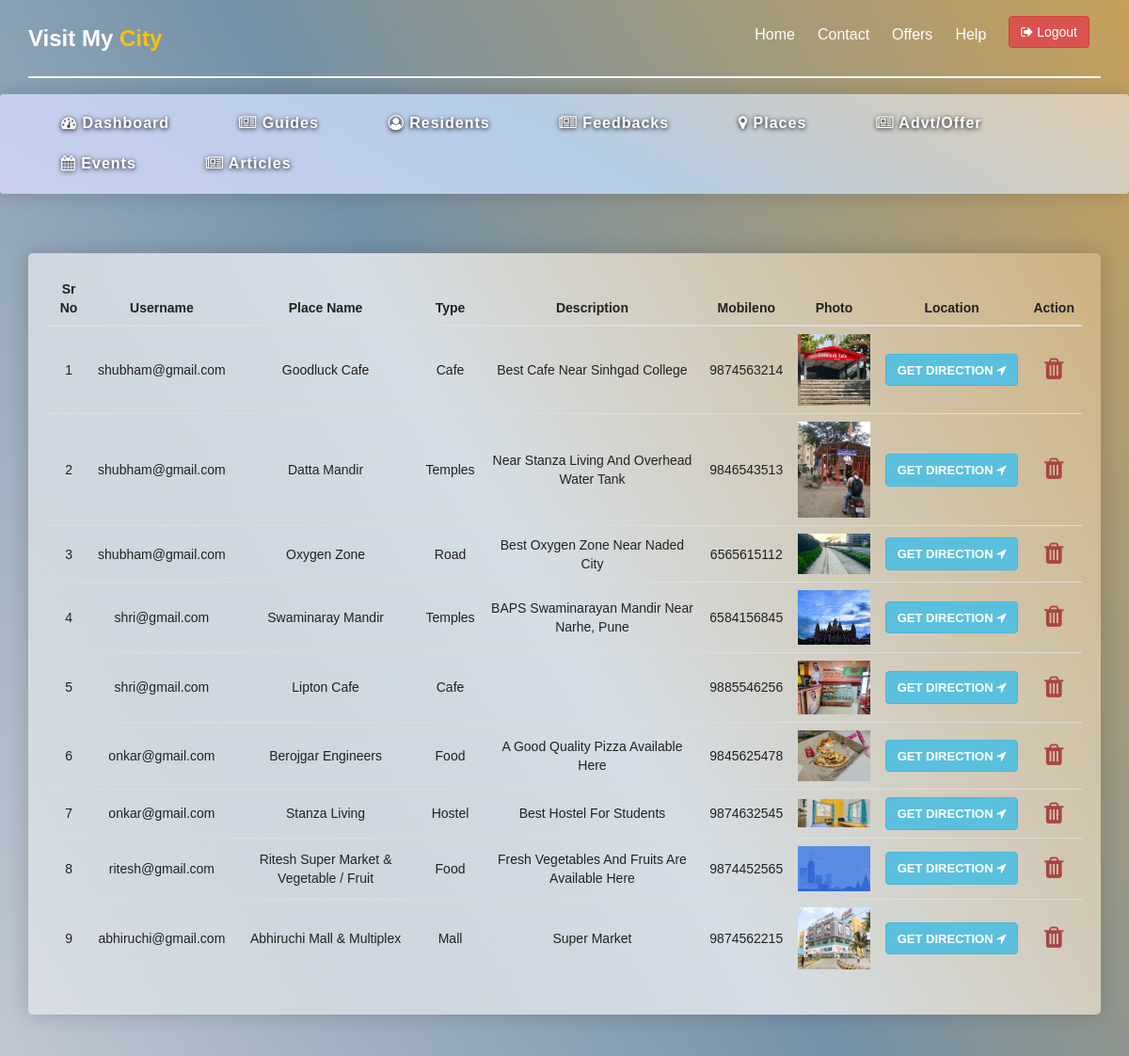
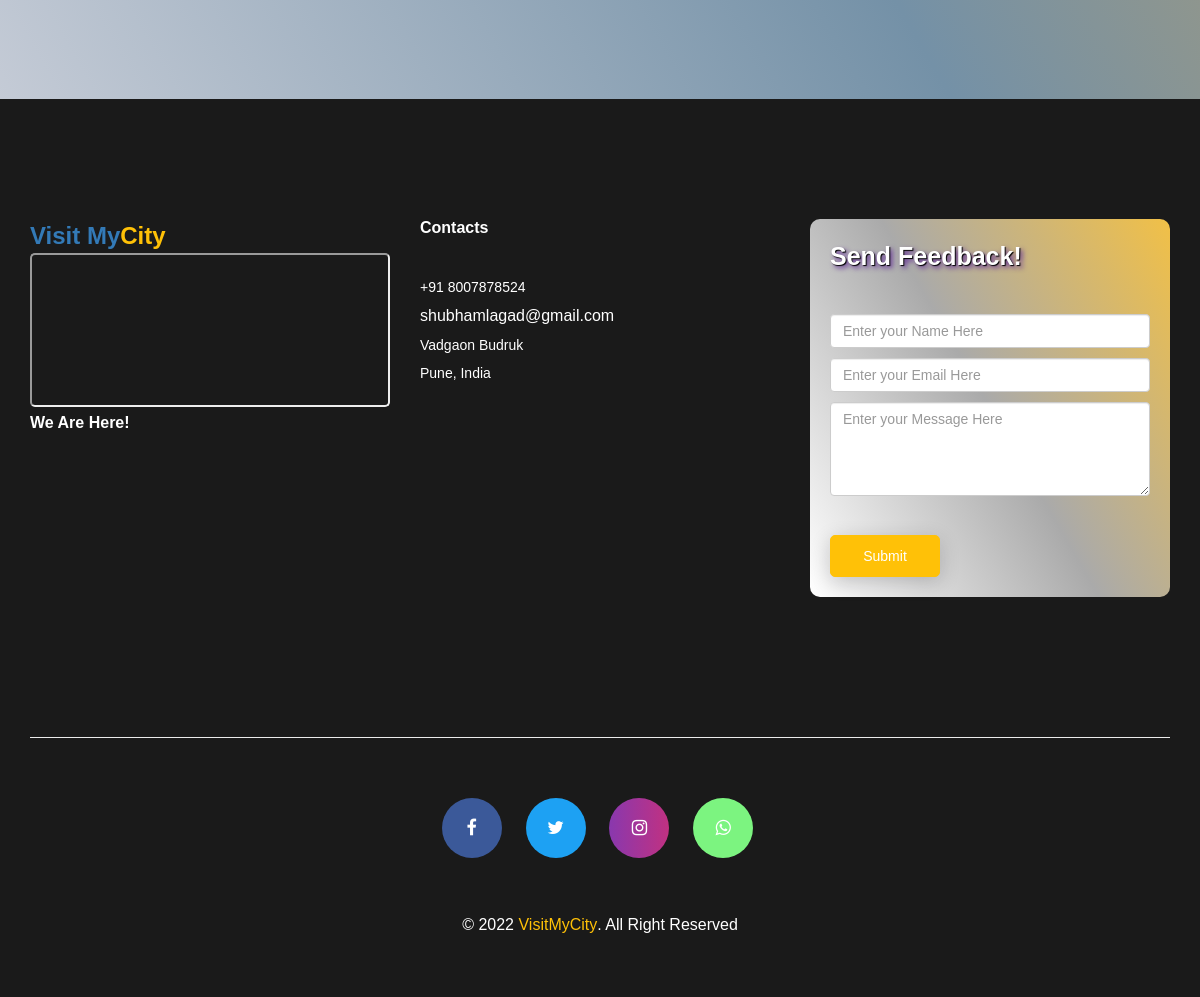
Page /admin/places (signed in) on the committed database (2 pictures, top to bottom).
### tables this page shows
CREATE TABLE "place" (
	"pno"	INTEGER NOT NULL,
	"username"	TEXT NOT NULL,
	"pname"	TEXT NOT NULL,
	"type"	TEXT NOT NULL,
	"description"	TEXT NOT NULL,
	"mobileno"	NUMERIC NOT NULL,
	"photos"	TEXT NOT NULL,
	"plocation"	TEXT NOT NULL,
	PRIMARY KEY("pno" AUTOINCREMENT)
);

### app.py (the view)
@app.route('/admin/places')
def allPlaces():
    if 'adminusername' in session:
        allPlaces = admin.Admin.getAllPlaces()
        return render_template('admin/places.html', allPlaces=allPlaces)
    else:
        return redirect('/')

### modulesPackage/admin.py (called while the page is built)
    def getAllPlaces():
        query = "select * from place"
        myCursor.execute(query)
        result = myCursor.fetchall()
        return result

### templates/admin/places.html
{% extends "admin/template.html" %}
{% block navButton %}
<li class="smooth-menu">
    <a href="/logout">
        <button class="btn btn-danger"> <i class="fa fa-sign-out"> </i> Logout</button>
    </a>
</li>
{% endblock %}
{% block admin %}
<table class="table text-capitalize">
    <thead>
        <tr>
            <th style="width:max-content">sr no</th>
            <th>username</th>
            <th>Place name</th>
            <th>type</th>
            <th>description</th>
            <th>mobileno</th>
            <th>photo</th>
            <th>location</th>
            <th>action</th>
        </tr>
    </thead>
    <tbody>
        {% for res in allPlaces %}
        <tr>
            <td>{{loop.index}}</td>
            <td class="text-lowercase">{{res[1]}}</td>
            <td>{{res[2]}}</td>
            <td>{{res[3]}}</td>
            <td>{{res[4]}}</td>
            <td>{{res[5]}}</td>
            {% set imgname ="images/places/"+res[6] %}
            <td><img src="{{ url_for('static',filename=imgname) }}" alt="" srcset="" width="100px" height="100px"></td>
            {% set url ="http://maps.google.de/maps?q=loc:"+res[7] %}
            <td><button class="btn btn-info text-uppercase"><a style="font-weight: 600;color:#fff;" href="{{url}}"
                        target="_blank">get direction <i class="fa fa-location-arrow"></i></a> </button></td>
                        <td><a href="/delete/place/{{res[0]}}"><i class="fa fa-trash fa-2x text-danger"></i></a></td>
        </tr>
        {% endfor %}
    </tbody>
</table>
{% endblock %}

### static/css/bootsnav.css (style rules this page uses)
body { -webkit-transition: all 0.3s ease-in-out; -moz-transition: all 0.3s ease-in-out; -o-transition: all 0.3s ease-in-out; -ms-transition: all 0.3s ease-in-out; transition: all 0.3s ease-in-out; }

### static/css/style.css (style rules this page uses)
* { padding: 0; margin: 0; }
* { -webkit-box-sizing: border-box; -moz-box-sizing: border-box; -o-box-sizing: border-box; -ms-box-sizing: border-box; box-sizing: border-box; }
body { position: relative; font-size: 14px; color: #222222; background: #fff; font-family: "Poppins", sans-serif; max-width: 1920px; margin: 0 auto; overflow-x: hidden; }
a, a:hover, a:active, a:focus { display: inline-block; text-decoration: none; font-size: 13px; padding: 0; margin: 0; }
img { border: none; max-width: 100%; height: auto; }
ul li { list-style: none; }
select, input, textarea, button { box-shadow: none; outline: 0 !important; }
html, body { height: 100%; z-index: 2; }
.main-menu .nav li { position: relative; padding: 16px 12px 0px; -webkit-transition: all 0.2s linear; -moz-transition: all 0.2s linear; -ms-transition: all 0.2s linear; -o-transition: all 0.2s linear; transition: all 0.2s linear; }
.main-menu .nav li a { padding: 11px 0 30px; color: #fff; font-size: 16px; text-transform: capitalize; font-family: "Poppins", sans-serif; font-weight: 500; -webkit-transition: all 0.25s ease-in-out 0s; -moz-transition: all 0.25s ease-in-out 0s; -o-transition: all 0.25s ease-in-out 0s; transition: all 0.25s ease-in-out 0s; }
.main-menu .nav li a button { margin-top: -10px; }
.main-menu .nav a:before { position: absolute; content: ""; width: 0px; height: 2px; bottom: -2.4px; left: 0; background: transparent; -webkit-transition: 0.3s ease-in-out; -ms-transition: 0.3s ease-in-out; -moz-transition: 0.3s ease-in-out; -o-transition: 0.3s ease-in-out; transition: 0.3s ease-in-out; }

### rows in the picture
place: username "shubham@gmail.com", pname "Goodluck Cafe", type "Cafe", description "Best Cafe Near Sinhgad College", mobileno "9874563214", shows a picture
place: username "shubham@gmail.com", pname "Datta Mandir", type "Temples", description "Near Stanza Living And Overhead Water Tank", mobileno "9846543513", shows a picture
place: username "shubham@gmail.com", pname "Oxygen Zone", type "Road", description "Best Oxygen Zone Near Naded City", mobileno "6565615112", shows a picture
place: username "shri@gmail.com", pname "Swaminaray Mandir", type "Temples", description "BAPS Swaminarayan Mandir Near Narhe, Pune", mobileno "6584156845", shows a picture
place: username "shri@gmail.com", pname "Lipton Cafe", type "Cafe", mobileno "9885546256", shows a picture
place: username "onkar@gmail.com", pname "Berojgar Engineers", type "Food", description "A Good Quality Pizza Available Here", mobileno "9845625478", shows a picture
place: username "onkar@gmail.com", pname "Stanza Living", type "Hostel", description "Best Hostel For Students", mobileno "9874632545", shows a picture
place: username "ritesh@gmail.com", pname "Ritesh Super Market & Vegetable / Fruit", type "Food", description "Fresh Vegetables And Fruits Are Available Here", mobileno "9874452565", shows a picture
place: username "abhiruchi@gmail.com", pname "Abhiruchi Mall & Multiplex", type "Mall", description "Super Market", mobileno "9874562215", shows a picture
